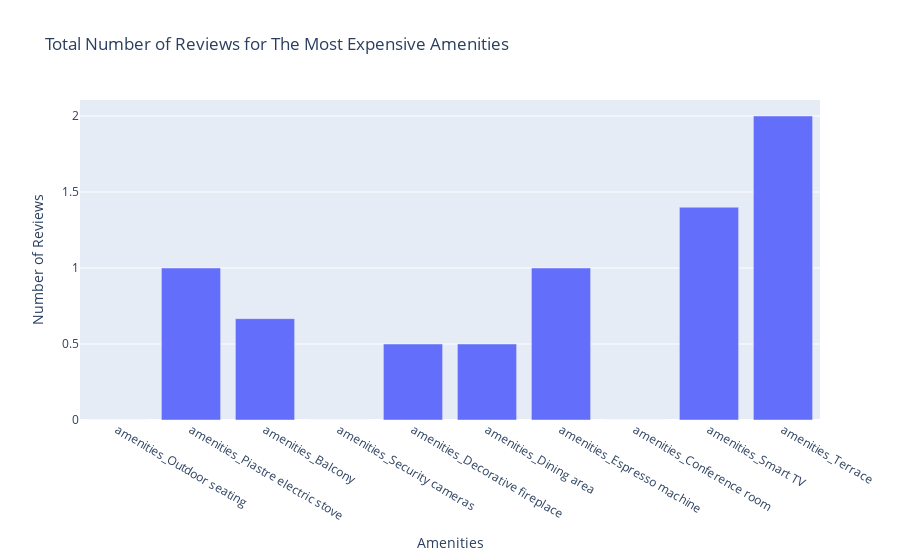

Here is the notebook cell this chart was saved with:
### Code cell
amenities = {}
for c in df.columns:
	if "amenities" in c: 
		amenities[c] = df.groupby(c)['price'].mean()[1]

amenities_list = sorted(amenities, key=amenities.get, reverse=True)[:10]
amenities = {c:df.groupby(c)['number_of_reviews_ltm'].mean()[1] for c in amenities_list}
fig = px.bar(x = amenities.keys(), y = amenities.values(), title = "Total Number of Reviews for The Most Expensive Amenities", labels={
	"y": "Number of Reviews",
	"x": "Amenities"
})
fig.show()

### Figure 1 — Plotly figure (JSON) as saved in the notebook; plotly's stock layout.template omitted (floating-point values rounded to 4 significant figures)
{"data": [{"alignmentgroup": "True", "hovertemplate": "Amenities=%{x}<br>Number of Reviews=%{y}<extra></extra>", "legendgroup": "", "marker": {"color": "#636efa", "pattern": {"shape": ""}}, "name": "", "offsetgroup": "", "orientation": "v", "showlegend": false, "textposition": "auto", "type": "bar", "x": ["amenities_Outdoor seating", "amenities_Piastre electric stove", "amenities_Balcony", "amenities_Security cameras", "amenities_Decorative fireplace", "amenities_Dining area", "amenities_Espresso machine", "amenities_Conference room", "amenities_Smart TV", "amenities_Terrace"], "xaxis": "x", "y": [0, 1, 0.6667, 0, 0.5, 0.5, 1, 0, 1.4, 2], "yaxis": "y"}], "layout": {"barmode": "relative", "legend": {"tracegroupgap": 0}, "title": {"text": "Total Number of Reviews for The Most Expensive Amenities"}, "xaxis": {"anchor": "y", "domain": [0, 1], "title": {"text": "Amenities"}}, "yaxis": {"anchor": "x", "domain": [0, 1], "title": {"text": "Number of Reviews"}}}}
